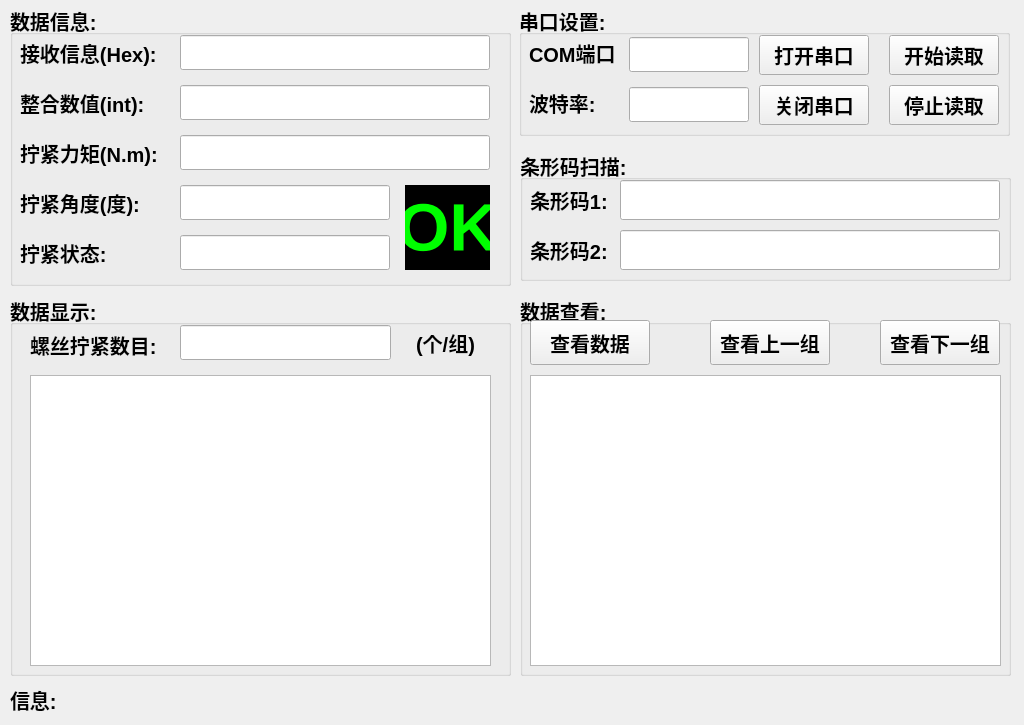
<?xml version="1.0" encoding="UTF-8"?>
<ui version="4.0">
 <class>serialDlg</class>
 <widget class="QDialog" name="serialDlg">
  <property name="geometry">
   <rect>
    <x>0</x>
    <y>0</y>
    <width>1024</width>
    <height>725</height>
   </rect>
  </property>
  <property name="sizePolicy">
   <sizepolicy hsizetype="Fixed" vsizetype="Fixed">
    <horstretch>0</horstretch>
    <verstretch>0</verstretch>
   </sizepolicy>
  </property>
  <property name="windowTitle">
   <string>Value Reader</string>
  </property>
  <widget class="QGroupBox" name="groupBox">
   <property name="geometry">
    <rect>
     <x>10</x>
     <y>5</y>
     <width>501</width>
     <height>281</height>
    </rect>
   </property>
   <property name="font">
    <font>
     <pointsize>15</pointsize>
     <weight>75</weight>
     <bold>true</bold>
    </font>
   </property>
   <property name="title">
    <string>数据信息:</string>
   </property>
   <widget class="QLineEdit" name="recvHexEdit">
    <property name="geometry">
     <rect>
      <x>170</x>
      <y>30</y>
      <width>310</width>
      <height>35</height>
     </rect>
    </property>
    <property name="font">
     <font>
      <pointsize>14</pointsize>
      <weight>75</weight>
      <bold>true</bold>
     </font>
    </property>
    <property name="focusPolicy">
     <enum>Qt::NoFocus</enum>
    </property>
    <property name="readOnly">
     <bool>true</bool>
    </property>
   </widget>
   <widget class="QLabel" name="label">
    <property name="geometry">
     <rect>
      <x>10</x>
      <y>30</y>
      <width>155</width>
      <height>35</height>
     </rect>
    </property>
    <property name="font">
     <font>
      <pointsize>15</pointsize>
      <weight>75</weight>
      <bold>true</bold>
     </font>
    </property>
    <property name="text">
     <string>接收信息(Hex):</string>
    </property>
   </widget>
   <widget class="QLineEdit" name="transValEdit">
    <property name="geometry">
     <rect>
      <x>170</x>
      <y>80</y>
      <width>310</width>
      <height>35</height>
     </rect>
    </property>
    <property name="font">
     <font>
      <pointsize>14</pointsize>
      <weight>75</weight>
      <bold>true</bold>
     </font>
    </property>
    <property name="focusPolicy">
     <enum>Qt::NoFocus</enum>
    </property>
    <property name="readOnly">
     <bool>true</bool>
    </property>
   </widget>
   <widget class="QLabel" name="label_2">
    <property name="geometry">
     <rect>
      <x>10</x>
      <y>80</y>
      <width>155</width>
      <height>35</height>
     </rect>
    </property>
    <property name="font">
     <font>
      <pointsize>15</pointsize>
      <weight>75</weight>
      <bold>true</bold>
     </font>
    </property>
    <property name="text">
     <string>整合数值(int):</string>
    </property>
   </widget>
   <widget class="QLineEdit" name="tightTorqueEdit">
    <property name="geometry">
     <rect>
      <x>170</x>
      <y>130</y>
      <width>310</width>
      <height>35</height>
     </rect>
    </property>
    <property name="font">
     <font>
      <pointsize>14</pointsize>
      <weight>75</weight>
      <bold>true</bold>
     </font>
    </property>
    <property name="focusPolicy">
     <enum>Qt::NoFocus</enum>
    </property>
    <property name="readOnly">
     <bool>true</bool>
    </property>
   </widget>
   <widget class="QLabel" name="label_3">
    <property name="geometry">
     <rect>
      <x>10</x>
      <y>130</y>
      <width>155</width>
      <height>35</height>
     </rect>
    </property>
    <property name="font">
     <font>
      <pointsize>15</pointsize>
      <weight>75</weight>
      <bold>true</bold>
     </font>
    </property>
    <property name="text">
     <string>拧紧力矩(N.m):</string>
    </property>
   </widget>
   <widget class="QLineEdit" name="tightAngleEdit">
    <property name="geometry">
     <rect>
      <x>170</x>
      <y>180</y>
      <width>210</width>
      <height>35</height>
     </rect>
    </property>
    <property name="font">
     <font>
      <pointsize>14</pointsize>
      <weight>75</weight>
      <bold>true</bold>
     </font>
    </property>
    <property name="focusPolicy">
     <enum>Qt::NoFocus</enum>
    </property>
    <property name="readOnly">
     <bool>true</bool>
    </property>
   </widget>
   <widget class="QLabel" name="label_4">
    <property name="geometry">
     <rect>
      <x>10</x>
      <y>180</y>
      <width>155</width>
      <height>35</height>
     </rect>
    </property>
    <property name="font">
     <font>
      <pointsize>15</pointsize>
      <weight>75</weight>
      <bold>true</bold>
     </font>
    </property>
    <property name="text">
     <string>拧紧角度(度):</string>
    </property>
   </widget>
   <widget class="QLabel" name="label_10">
    <property name="geometry">
     <rect>
      <x>10</x>
      <y>230</y>
      <width>155</width>
      <height>35</height>
     </rect>
    </property>
    <property name="font">
     <font>
      <pointsize>15</pointsize>
      <weight>75</weight>
      <bold>true</bold>
     </font>
    </property>
    <property name="text">
     <string>拧紧状态:</string>
    </property>
   </widget>
   <widget class="QLineEdit" name="flagBitEdit">
    <property name="geometry">
     <rect>
      <x>170</x>
      <y>230</y>
      <width>210</width>
      <height>35</height>
     </rect>
    </property>
    <property name="font">
     <font>
      <pointsize>14</pointsize>
      <weight>75</weight>
      <bold>true</bold>
     </font>
    </property>
    <property name="focusPolicy">
     <enum>Qt::NoFocus</enum>
    </property>
    <property name="readOnly">
     <bool>true</bool>
    </property>
   </widget>
   <widget class="QLabel" name="flagBitLabel">
    <property name="geometry">
     <rect>
      <x>395</x>
      <y>180</y>
      <width>85</width>
      <height>85</height>
     </rect>
    </property>
    <property name="font">
     <font>
      <pointsize>50</pointsize>
      <weight>75</weight>
      <bold>true</bold>
     </font>
    </property>
    <property name="styleSheet">
     <string notr="true">color: rgb(0, 255, 0);
background-color: rgb(0, 0, 0);</string>
    </property>
    <property name="text">
     <string>OK</string>
    </property>
    <property name="alignment">
     <set>Qt::AlignCenter</set>
    </property>
   </widget>
  </widget>
  <widget class="QGroupBox" name="groupBox_2">
   <property name="geometry">
    <rect>
     <x>519</x>
     <y>5</y>
     <width>491</width>
     <height>131</height>
    </rect>
   </property>
   <property name="font">
    <font>
     <pointsize>15</pointsize>
     <weight>75</weight>
     <bold>true</bold>
    </font>
   </property>
   <property name="title">
    <string>串口设置:</string>
   </property>
   <widget class="QPushButton" name="openBtn">
    <property name="geometry">
     <rect>
      <x>240</x>
      <y>30</y>
      <width>110</width>
      <height>40</height>
     </rect>
    </property>
    <property name="focusPolicy">
     <enum>Qt::ClickFocus</enum>
    </property>
    <property name="text">
     <string>打开串口</string>
    </property>
    <property name="autoDefault">
     <bool>false</bool>
    </property>
   </widget>
   <widget class="QLineEdit" name="portEdit">
    <property name="geometry">
     <rect>
      <x>110</x>
      <y>32</y>
      <width>120</width>
      <height>35</height>
     </rect>
    </property>
    <property name="font">
     <font>
      <pointsize>14</pointsize>
      <weight>75</weight>
      <bold>true</bold>
     </font>
    </property>
    <property name="focusPolicy">
     <enum>Qt::StrongFocus</enum>
    </property>
    <property name="readOnly">
     <bool>false</bool>
    </property>
   </widget>
   <widget class="QLabel" name="label_7">
    <property name="geometry">
     <rect>
      <x>10</x>
      <y>30</y>
      <width>85</width>
      <height>35</height>
     </rect>
    </property>
    <property name="text">
     <string>COM端口:</string>
    </property>
   </widget>
   <widget class="QPushButton" name="closeBtn">
    <property name="geometry">
     <rect>
      <x>240</x>
      <y>80</y>
      <width>110</width>
      <height>40</height>
     </rect>
    </property>
    <property name="focusPolicy">
     <enum>Qt::ClickFocus</enum>
    </property>
    <property name="text">
     <string>关闭串口</string>
    </property>
    <property name="autoDefault">
     <bool>false</bool>
    </property>
   </widget>
   <widget class="QLabel" name="label_8">
    <property name="geometry">
     <rect>
      <x>10</x>
      <y>80</y>
      <width>85</width>
      <height>35</height>
     </rect>
    </property>
    <property name="text">
     <string>波特率:</string>
    </property>
   </widget>
   <widget class="QLineEdit" name="baudrateEdit">
    <property name="geometry">
     <rect>
      <x>110</x>
      <y>82</y>
      <width>120</width>
      <height>35</height>
     </rect>
    </property>
    <property name="font">
     <font>
      <pointsize>14</pointsize>
      <weight>75</weight>
      <bold>true</bold>
     </font>
    </property>
    <property name="readOnly">
     <bool>false</bool>
    </property>
   </widget>
   <widget class="QPushButton" name="stopReadBtn">
    <property name="geometry">
     <rect>
      <x>370</x>
      <y>80</y>
      <width>110</width>
      <height>40</height>
     </rect>
    </property>
    <property name="focusPolicy">
     <enum>Qt::ClickFocus</enum>
    </property>
    <property name="text">
     <string>停止读取</string>
    </property>
    <property name="autoDefault">
     <bool>false</bool>
    </property>
   </widget>
   <widget class="QPushButton" name="startReadBtn">
    <property name="geometry">
     <rect>
      <x>370</x>
      <y>30</y>
      <width>110</width>
      <height>40</height>
     </rect>
    </property>
    <property name="focusPolicy">
     <enum>Qt::ClickFocus</enum>
    </property>
    <property name="text">
     <string>开始读取</string>
    </property>
    <property name="autoDefault">
     <bool>false</bool>
    </property>
   </widget>
  </widget>
  <widget class="QGroupBox" name="groupBox_3">
   <property name="geometry">
    <rect>
     <x>520</x>
     <y>150</y>
     <width>491</width>
     <height>131</height>
    </rect>
   </property>
   <property name="font">
    <font>
     <pointsize>15</pointsize>
     <weight>75</weight>
     <bold>true</bold>
    </font>
   </property>
   <property name="title">
    <string>条形码扫描:</string>
   </property>
   <widget class="QLineEdit" name="barcodeEdit">
    <property name="geometry">
     <rect>
      <x>100</x>
      <y>30</y>
      <width>380</width>
      <height>40</height>
     </rect>
    </property>
    <property name="font">
     <font>
      <pointsize>14</pointsize>
      <weight>75</weight>
      <bold>true</bold>
     </font>
    </property>
    <property name="readOnly">
     <bool>true</bool>
    </property>
   </widget>
   <widget class="QLabel" name="label_5">
    <property name="geometry">
     <rect>
      <x>10</x>
      <y>30</y>
      <width>85</width>
      <height>40</height>
     </rect>
    </property>
    <property name="text">
     <string>条形码1:</string>
    </property>
   </widget>
   <widget class="QLineEdit" name="barcodeEdit_2">
    <property name="geometry">
     <rect>
      <x>100</x>
      <y>80</y>
      <width>380</width>
      <height>40</height>
     </rect>
    </property>
    <property name="font">
     <font>
      <pointsize>14</pointsize>
      <weight>75</weight>
      <bold>true</bold>
     </font>
    </property>
    <property name="readOnly">
     <bool>true</bool>
    </property>
   </widget>
   <widget class="QLabel" name="label_11">
    <property name="geometry">
     <rect>
      <x>10</x>
      <y>80</y>
      <width>85</width>
      <height>40</height>
     </rect>
    </property>
    <property name="text">
     <string>条形码2:</string>
    </property>
   </widget>
  </widget>
  <widget class="QGroupBox" name="groupBox_4">
   <property name="geometry">
    <rect>
     <x>10</x>
     <y>295</y>
     <width>501</width>
     <height>381</height>
    </rect>
   </property>
   <property name="font">
    <font>
     <pointsize>15</pointsize>
     <weight>75</weight>
     <bold>true</bold>
    </font>
   </property>
   <property name="title">
    <string>数据显示:</string>
   </property>
   <widget class="QLineEdit" name="groupCountEdit">
    <property name="geometry">
     <rect>
      <x>170</x>
      <y>30</y>
      <width>211</width>
      <height>35</height>
     </rect>
    </property>
    <property name="font">
     <font>
      <pointsize>14</pointsize>
      <weight>75</weight>
      <bold>true</bold>
     </font>
    </property>
   </widget>
   <widget class="QLabel" name="label_6">
    <property name="geometry">
     <rect>
      <x>20</x>
      <y>35</y>
      <width>141</width>
      <height>30</height>
     </rect>
    </property>
    <property name="text">
     <string>螺丝拧紧数目:</string>
    </property>
   </widget>
   <widget class="QLabel" name="label_9">
    <property name="geometry">
     <rect>
      <x>390</x>
      <y>30</y>
      <width>91</width>
      <height>35</height>
     </rect>
    </property>
    <property name="text">
     <string>(个/组)</string>
    </property>
    <property name="alignment">
     <set>Qt::AlignCenter</set>
    </property>
   </widget>
   <widget class="QListWidget" name="dataListPanel">
    <property name="geometry">
     <rect>
      <x>20</x>
      <y>80</y>
      <width>461</width>
      <height>291</height>
     </rect>
    </property>
    <property name="font">
     <font>
      <family>微软雅黑</family>
      <pointsize>14</pointsize>
      <weight>50</weight>
      <bold>false</bold>
     </font>
    </property>
    <property name="focusPolicy">
     <enum>Qt::NoFocus</enum>
    </property>
   </widget>
  </widget>
  <widget class="QLabel" name="infoLabel">
   <property name="geometry">
    <rect>
     <x>10</x>
     <y>680</y>
     <width>1001</width>
     <height>40</height>
    </rect>
   </property>
   <property name="sizePolicy">
    <sizepolicy hsizetype="Preferred" vsizetype="Preferred">
     <horstretch>0</horstretch>
     <verstretch>0</verstretch>
    </sizepolicy>
   </property>
   <property name="font">
    <font>
     <pointsize>15</pointsize>
     <weight>75</weight>
     <bold>true</bold>
    </font>
   </property>
   <property name="text">
    <string>信息:</string>
   </property>
  </widget>
  <widget class="QGroupBox" name="groupBox_6">
   <property name="geometry">
    <rect>
     <x>520</x>
     <y>295</y>
     <width>491</width>
     <height>381</height>
    </rect>
   </property>
   <property name="font">
    <font>
     <pointsize>15</pointsize>
     <weight>75</weight>
     <bold>true</bold>
    </font>
   </property>
   <property name="title">
    <string>数据查看:</string>
   </property>
   <widget class="QListWidget" name="productInfoPanel">
    <property name="geometry">
     <rect>
      <x>10</x>
      <y>80</y>
      <width>471</width>
      <height>291</height>
     </rect>
    </property>
    <property name="font">
     <font>
      <pointsize>14</pointsize>
     </font>
    </property>
    <property name="focusPolicy">
     <enum>Qt::NoFocus</enum>
    </property>
   </widget>
   <widget class="QPushButton" name="preBtn">
    <property name="geometry">
     <rect>
      <x>190</x>
      <y>25</y>
      <width>120</width>
      <height>45</height>
     </rect>
    </property>
    <property name="focusPolicy">
     <enum>Qt::ClickFocus</enum>
    </property>
    <property name="text">
     <string>查看上一组</string>
    </property>
    <property name="autoDefault">
     <bool>false</bool>
    </property>
   </widget>
   <widget class="QPushButton" name="nextBtn">
    <property name="geometry">
     <rect>
      <x>360</x>
      <y>25</y>
      <width>120</width>
      <height>45</height>
     </rect>
    </property>
    <property name="focusPolicy">
     <enum>Qt::ClickFocus</enum>
    </property>
    <property name="text">
     <string>查看下一组</string>
    </property>
    <property name="autoDefault">
     <bool>false</bool>
    </property>
   </widget>
   <widget class="QPushButton" name="currBtn">
    <property name="geometry">
     <rect>
      <x>10</x>
      <y>25</y>
      <width>120</width>
      <height>45</height>
     </rect>
    </property>
    <property name="text">
     <string>查看数据</string>
    </property>
    <property name="autoDefault">
     <bool>false</bool>
    </property>
   </widget>
  </widget>
 </widget>
 <resources/>
 <connections/>
</ui>
